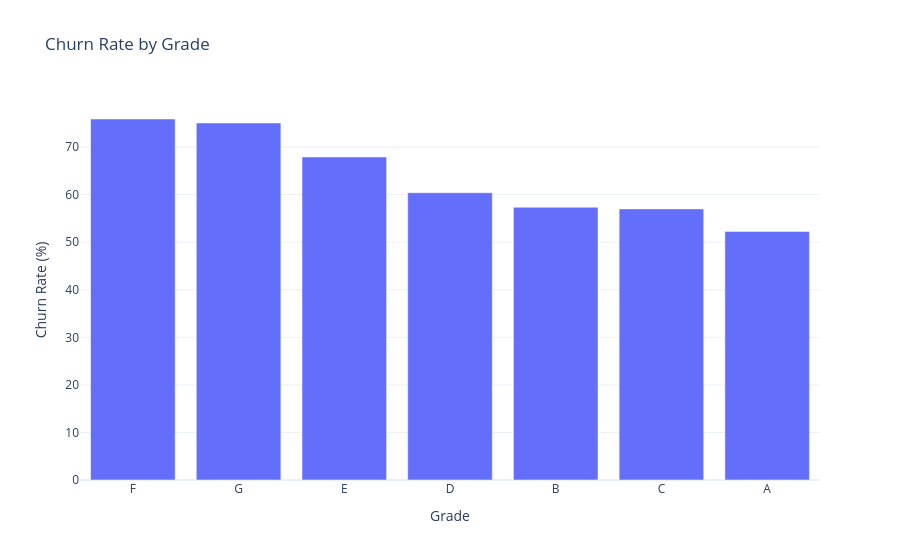

Notebook code cell kept with this figure:
### Code cell
grade_seg = []
with open(DATA / 'segment_churn_grade.csv', newline='', encoding='utf-8') as f:
    r = csv.DictReader(f)
    for row in r:
        grade_seg.append((row['segment'], float(row['churn_rate']) * 100))

fig = go.Figure()
fig.add_trace(go.Bar(x=[x[0] for x in grade_seg], y=[x[1] for x in grade_seg], name='Churn Rate (%)'))
fig.update_layout(template='plotly_white', title='Churn Rate by Grade', xaxis_title='Grade', yaxis_title='Churn Rate (%)')
fig.show()

### Figure 1 — Plotly figure (JSON) as saved in the notebook; plotly's stock layout.template omitted (floating-point values rounded to 4 significant figures)
{"data": [{"name": "Churn Rate (%)", "type": "bar", "x": ["F", "G", "E", "D", "B", "C", "A"], "y": [75.91, 75.07, 67.93, 60.41, 57.35, 57.01, 52.28]}], "layout": {"title": {"text": "Churn Rate by Grade"}, "xaxis": {"title": {"text": "Grade"}}, "yaxis": {"title": {"text": "Churn Rate (%)"}}}}
